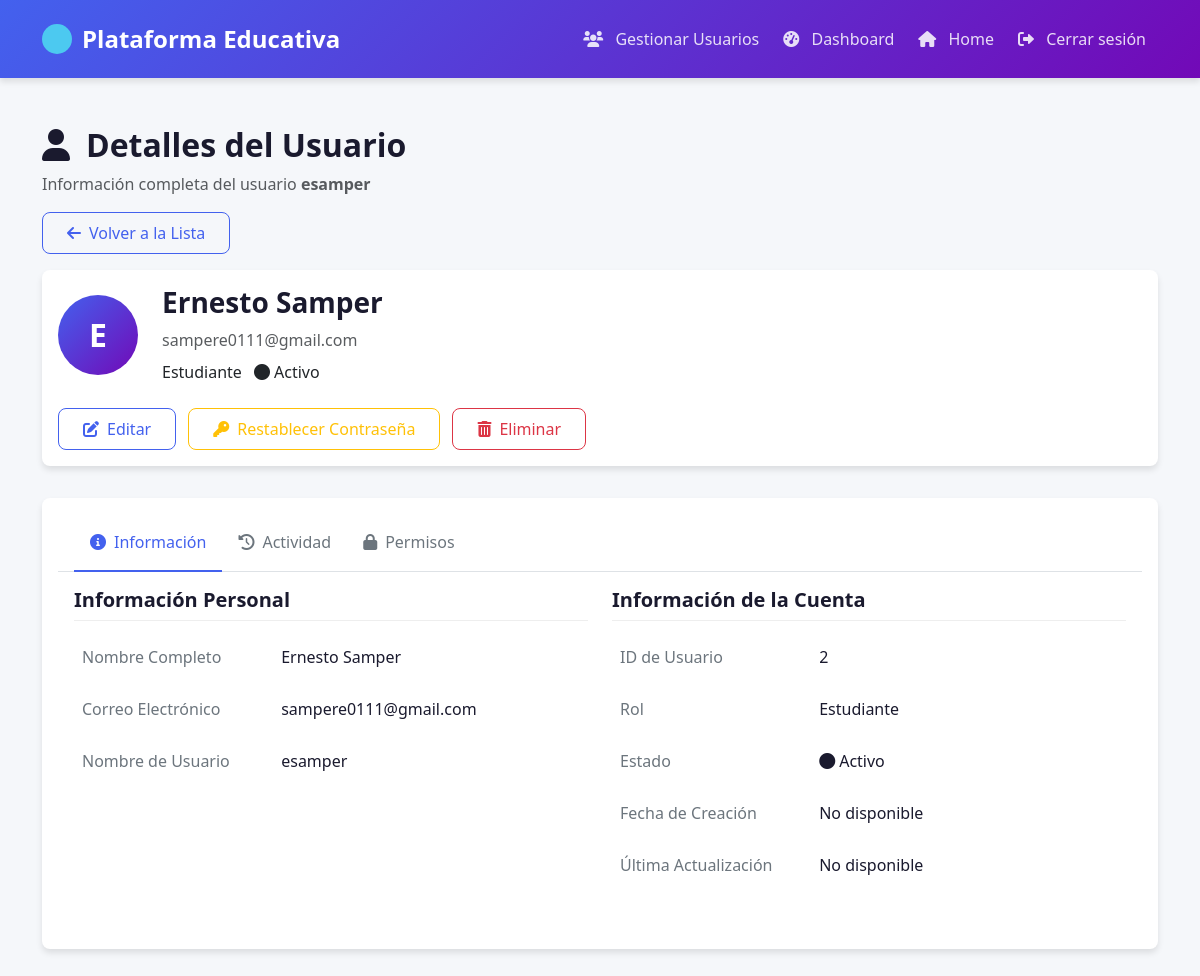
Page /detail_user/2 (signed in) on the committed database.
### app/models/usuario.py (models this page shows, shortened)
class Usuario(db.Model, UserMixin):
    __tablename__ = 'usuario'
    id = Column(Integer, primary_key=True)
    nombre_completo = db.Column(db.String(100), nullable=False)
    correo = db.Column(db.String(100), unique=True, nullable=False)
    usuario = Column(String(80), unique=True, nullable=False)
    clave = Column(String(128), nullable=False)
    rol = Column(PgEnum(RolEnum), default=RolEnum.ESTUDIANTE, nullable=False)
    id_estudiante = Column(Integer, ForeignKey('estudiante.id'), nullable=True)
    id_profesor = Column(Integer, ForeignKey('profesor.id'), nullable=True)
    id_administrador = Column(Integer, ForeignKey('administrador.id'), nullable=True)
    id_jefe_departamento = Column(Integer, ForeignKey('jefe_departamento.id'), nullable=True)
    facultad_id = Column(Integer, ForeignKey('facultad.id'), nullable=True)
    facultad = relationship("Facultad", back_populates="profesores")  # O el que prefieras
    estudiante = relationship("Estudiante", back_populates="usuario", uselist=False)
    profesor = relationship("Profesor", back_populates="usuario", uselist=False)
    administrador = relationship("Administrador", back_populates="usuario", uselist=False)
    jefe_departamento = relationship("JefeDepartamento", back_populates="usuario", uselist=False)
    respuestas = relationship("Respuesta", back_populates="usuario", cascade="all, delete-orphan")
    actividades_creadas = relationship("Actividad", back_populates="creador", cascade="all, delete-orphan")
    comentarios = relationship("Comentario", back_populates="autor", cascade="all, delete-orphan")

### app/routes/admin.py (the view)
@admin_bp.route('/detail_user/<int:user_id>')
@login_required
def detail_user(user_id):
    user = Usuario.query.get_or_404(user_id)
    return render_template('users/details.html', user=user)

### app/extensions.py (called while the page is built)
@login_manager.user_loader
def load_user(user_id):
    return Usuario.query.get(int(user_id))

### app/templates/users/details.html (shortened to what this page needs)
{% extends 'base.html' %}
{% block styles %}
<link rel="stylesheet" href="{{ url_for('static', filename='css/user/reset-details.css') }}">
{% endblock %}
{% block navbar %}
    {% include 'components/navbar-dash.html' %}
{% endblock  %}
{% block content %}
<div class="container mt-5">
    <div class="page-header animate-on-scroll">
        <div class="header-content">
            <h2><i class="fas fa-user me-3"></i>Detalles del Usuario</h2>
            <p class="text-muted">Información completa del usuario <span class="fw-bold">{{ user.usuario }}</span></p>
        </div>
        <div class="header-actions mb-3">
            <a href="{{ url_for('admin.list_users') }}" class="btn btn-outline-primary">
                <i class="fas fa-arrow-left me-2"></i>Volver a la Lista
            </a>
        </div>
    </div>
    <div class="user-profile-container animate-on-scroll">
        <div class="card profile-card">
            <div class="card-body">
                <div class="profile-header">
                    <div class="profile-avatar">
                        <span>{{ user.usuario[0].upper() }}</span>
                    </div>
                    <div class="profile-info">
                        <h3>{{ user.nombre_completo }}</h3>
                        <p class="text-muted mb-2">{{ user.correo }}</p>
                        <span class="role-badge
                            {% if user.rol.value == 'administrador' %}role-admin
                            {% elif user.rol.value == 'profesor' %}role-teacher
                            {% elif user.rol.value == 'jefe_departamento' %}role-head
                            {% else %}role-student{% endif %}">
                            {% if user.rol.value == 'administrador' %}Administrador
                            {% elif user.rol.value == 'profesor' %}Profesor
                            {% elif user.rol.value == 'jefe_departamento' %}Jefe de Departamento
                            {% else %}Estudiante{% endif %}
                        </span>
                        <span class="status-badge status-active ms-2">
                            <i class="fas fa-circle me-1"></i>Activo
                        </span>
                    </div>
                </div>
                <div class="profile-actions">
                    <a href="{{ url_for('admin.edit_user', user_id=user.id) }}" class="btn btn-outline-primary">
                        <i class="fas fa-edit me-2"></i>Editar
                    </a>
                    <a href="{{ url_for('admin.reset_password', user_id=user.id) }}" class="btn btn-outline-warning">
                        <i class="fas fa-key me-2"></i>Restablecer Contraseña
                    </a>
                    <button type="button" class="btn btn-outline-danger" data-bs-toggle="modal" data-bs-target="#deleteUserModal">
                        <i class="fas fa-trash-alt me-2"></i>Eliminar
                    </button>
                </div>
            </div>
        </div>
    </div>
    <div class="user-details-tabs animate-on-scroll">
        <div class="card">
            <div class="card-body">
                <ul class="nav nav-tabs" id="userDetailsTabs" role="tablist">
                    <li class="nav-item" role="presentation">
                        <button class="nav-link active" id="info-tab" data-bs-toggle="tab" data-bs-target="#info" type="button" role="tab" aria-controls="info" aria-selected="true">
                            <i class="fas fa-info-circle me-2"></i>Información
                        </button>
                    </li>
                    <li class="nav-item" role="presentation">
                        <button class="nav-link" id="activity-tab" data-bs-toggle="tab" data-bs-target="#activity" type="button" role="tab" aria-controls="activity" aria-selected="false">
                            <i class="fas fa-history me-2"></i>Actividad
                        </button>
                    </li>
                    <li class="nav-item" role="presentation">
                        <button class="nav-link" id="permissions-tab" data-bs-toggle="tab" data-bs-target="#permissions" type="button" role="tab" aria-controls="permissions" aria-selected="false">
                            <i class="fas fa-lock me-2"></i>Permisos
                        </button>
                    </li>
                </ul>
                <div class="tab-content p-3" id="userDetailsTabsContent">
                    <div class="tab-pane fade show active" id="info" role="tabpanel" aria-labelledby="info-tab">
                        <div class="row">
                            <div class="col-md-6">
                                <div class="info-section">
                                    <h5 class="section-title">Información Personal</h5>
                                    <div class="info-item">
                                        <div class="info-label">Nombre Completo</div>
                                        <div class="info-value">{{ user.nombre_completo }}</div>
                                    </div>
                                    <div class="info-item">
                                        <div class="info-label">Correo Electrónico</div>
                                        <div class="info-value">{{ user.correo }}</div>
                                    </div>
                                    <div class="info-item">
                                        <div class="info-label">Nombre de Usuario</div>
                                        <div class="info-value">{{ user.usuario }}</div>
                                    </div>
                                </div>
                            </div>
                            <div class="col-md-6">
                                <div class="info-section">
                                    <h5 class="section-title">Información de la Cuenta</h5>
                                    <div class="info-item">
                                        <div class="info-label">ID de Usuario</div>
                                        <div class="info-value">{{ user.id }}</div>
                                    </div>
                                    <div class="info-item">
                                        <div class="info-label">Rol</div>
                                        <div class="info-value">
                                            <span class="role-badge
                                                {% if user.rol.value == 'administrador' %}role-admin
                                                {% elif user.rol.value == 'profesor' %}role-teacher
                                                {% elif user.rol.value == 'jefe_departamento' %}role-head
                                                {% else %}role-student{% endif %}">
                                                {% if user.rol.value == 'administrador' %}Administrador
                                                {% elif user.rol.value == 'profesor' %}Profesor
                                                {% elif user.rol.value == 'jefe_departamento' %}Jefe de Departamento
                                                {% else %}Estudiante{% endif %}
                                            </span>
                                        </div>
                                    </div>
                                    <div class="info-item">
                                        <div class="info-label">Estado</div>
                                        <div class="info-value">
                                            <span class="status-badge status-active">
                                                <i class="fas fa-circle me-1"></i>Activo
                                            </span>
                                        </div>
                                    </div>
                                    <div class="info-item">
                                        <div class="info-label">Fecha de Creación</div>
                                        <div class="info-value">{{ user.created_at|default('No disponible', true) }}</div>
                                    </div>
                                    <div class="info-item">
                                        <div class="info-label">Última Actualización</div>
                                        <div class="info-value">{{ user.updated_at|default('No disponible', true) }}</div>
                                    </div>
                                </div>
                            </div>
                        </div>
                    </div>
                </div>
            </div>
        </div>
    </div>
</div>
{% endblock %}

### app/static/css/base.css (style rules this page uses)
:root { --primary-color: #4361ee; --primary-light: #4895ef; --primary-dark: #3a0ca3; --secondary-color: #7209b7; --accent-color: #4cc9f0; --gradient-primary: linear-gradient(135deg, var(--primary-color), var(--secondary-color)); --gradient-accent: linear-gradient(135deg, var(--accent-color), var(--primary-light)); --dark-color: #1a1a2e; --dark-medium: #16213e; --gray-dark: #343a40; --gray-medium: #6c757d; --gray-light: #adb5bd; --light-color: #f8f9fa; --white-color: #ffffff; --success-color: #06d6a0; --warning-color: #ffd166; --danger-color: #ef476f; --info-color: #118ab2; --border-radius-sm: 4px; --border-radius: 8px; --border-radius-lg: 16px; --box-shadow-sm: 0 2px 4px rgba(0, 0, 0, 0.1); --box-shadow: 0 4px 6px rgba(0, 0, 0, 0.1); --box-shadow-lg: 0 10px 15px rgba(0, 0, 0, 0.1); --font-family: 'Segoe UI', Tahoma, Geneva, Verdana, sans-serif; --font-size-xs: 0.75rem; --font-size-sm: 0.875rem; --font-size-md: 1rem; --font-size-lg: 1.25rem; --font-size-xl: 1.5rem; --font-size-xxl: 2rem; --transition-fast: 0.2s ease; --transition-normal: 0.3s ease; --transition-slow: 0.5s ease; --easing-bounce: cubic-bezier(0.68, -0.55, 0.265, 1.55); }
body { font-family: var(--font-family); color: var(--dark-color); background-color: #f5f7fa; transition: background-color var(--transition-normal); overflow-x: hidden; scroll-behavior: smooth; position: relative; min-height: 100vh; }
h1, h2, h3, h4, h5, h6 { font-weight: 700; line-height: 1.2; }
a { text-decoration: none; color: var(--primary-color); transition: all var(--transition-normal); }
.btn { border-radius: var(--border-radius); padding: 0.5rem 1.5rem; font-weight: 500; transition: all var(--transition-normal); position: relative; overflow: hidden; z-index: 1; }
.btn::after { content: ''; position: absolute; bottom: 0; left: 0; width: 100%; height: 0; background-color: rgba(255, 255, 255, 0.2); transition: all var(--transition-normal); z-index: -1; }
.btn-outline-primary { color: var(--primary-color); border-color: var(--primary-color); }
.animate-on-scroll { opacity: 0; transform: translateY(30px); transition: opacity 0.8s ease, transform 0.8s ease; }
.animate-on-scroll.visible { opacity: 1; transform: translateY(0); }

### rows in the picture
Usuario: usuario "esamper", usuario "E", nombre_completo "Ernesto Samper", correo "sampere0111@gmail.com", id "2"

### other values in the picture
{{ user.created_at|default('No disponible', true) }} "No disponible"
{{ user.updated_at|default('No disponible', true) }} "No disponible"
